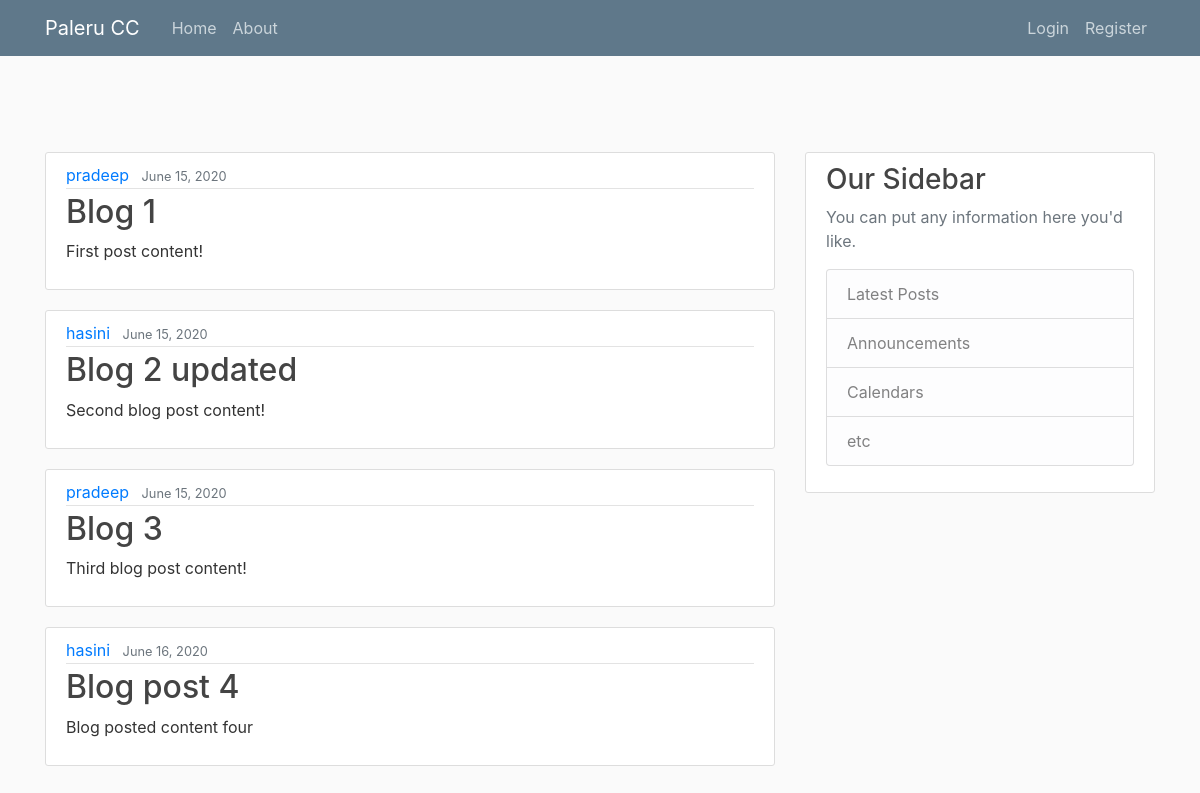
The page / on the database its author committed.
### blog/models.py (models this page shows, shortened)
class Post(models.Model):
    title = models.CharField(max_length=100)
    content = models.TextField()
    date_posted = models.DateTimeField(default=timezone.now)
    author = models.ForeignKey(User, on_delete=models.CASCADE)

### blog/views.py (the view)
# urls.py: path('', views.home, name='blog-home'),
def home(request):
    context = {
        'posts': Post.objects.all()
    }
    return render(request,'blog/index.html', context)

### blog/templates/blog/index.html
{% extends "blog/base.html" %}
{% block content %}
    {% for post in posts%}
        <article class="media content-section">
            <div class="media-body">
                <div class="article-metadata">
                    <a class="mr-2" href="#">{{ post.author }}</a>
                    <small class="text-muted">{{ post.date_posted|date:"F d, Y" }}</small>
                </div>
                <h2><a class="article-title" href="#">{{ post.title }}</a></h2>
                <p class="article-content">{{ post.content }}</p>
            </div>
        </article>
    {% endfor %}
{% endblock content %}

### blog/templates/blog/base.html (shortened to what this page needs)
{% load static %}
<!DOCTYPE html>
<html>
<head>
    <link rel="stylesheet" href="https://maxcdn.bootstrapcdn.com/bootstrap/4.0.0/css/bootstrap.min.css">
    <link rel="stylesheet" type="text/css" href="{% static 'blog/main.css' %}">
</head>
<body>
    <header class="site-header">
      <nav class="navbar navbar-expand-md navbar-dark bg-steel fixed-top">
        <div class="container">
          <a class="navbar-brand mr-4" href="{% url 'blog-home' %}">Paleru CC</a>
          <div class="collapse navbar-collapse" id="navbarToggle">
            <div class="navbar-nav mr-auto">
              <a class="nav-item nav-link" href="{% url 'blog-home' %}">Home</a>
              <a class="nav-item nav-link" href="{% url 'blog-about' %}">About</a>
            </div>
            <div class="navbar-nav">
              <a class="nav-item nav-link" href="#">Login</a>
              <a class="nav-item nav-link" href="#">Register</a>
            </div>
          </div>
        </div>
      </nav>
    </header>
    <br><br><br>
    <main role="main" class="container">
      <div class="row">
        <div class="col-md-8">
          {% block content %}{% endblock %}
        </div>
        <div class="col-md-4">
          <div class="content-section">
            <h3>Our Sidebar</h3>
            <p class='text-muted'>You can put any information here you'd like.
              <ul class="list-group">
                <li class="list-group-item list-group-item-light">Latest Posts</li>
                <li class="list-group-item list-group-item-light">Announcements</li>
                <li class="list-group-item list-group-item-light">Calendars</li>
                <li class="list-group-item list-group-item-light">etc</li>
              </ul>
            </p>
          </div>
        </div>
      </div>
    </main>
</body>
</html>

### blog/static/blog/main.css (style rules this page uses)
body { background: #fafafa; color: #333333; margin-top: 5rem; }
h1, h2, h3, h4, h5, h6 { color: #444444; }
ul { margin: 0; }
.bg-steel { background-color: #5f788a; }
.site-header .navbar-nav .nav-link { color: #cbd5db; }
.content-section { background: #ffffff; padding: 10px 20px; border: 1px solid #dddddd; border-radius: 3px; margin-bottom: 20px; }
.article-title { color: #444444; }
.article-content { white-space: pre-line; }
.article-metadata { padding-bottom: 1px; margin-bottom: 4px; border-bottom: 1px solid #e3e3e3 }

### rows shown on the page
Post: author "pradeep", date_posted "June 15, 2020", title "Blog 1", content "First post content!"
Post: author "hasini", date_posted "June 15, 2020", title "Blog 2 updated", content "Second blog post content!"
Post: author "pradeep", date_posted "June 15, 2020", title "Blog 3", content "Third blog post content!"
Post: author "hasini", date_posted "June 16, 2020", title "Blog post 4", content "Blog posted content four"
